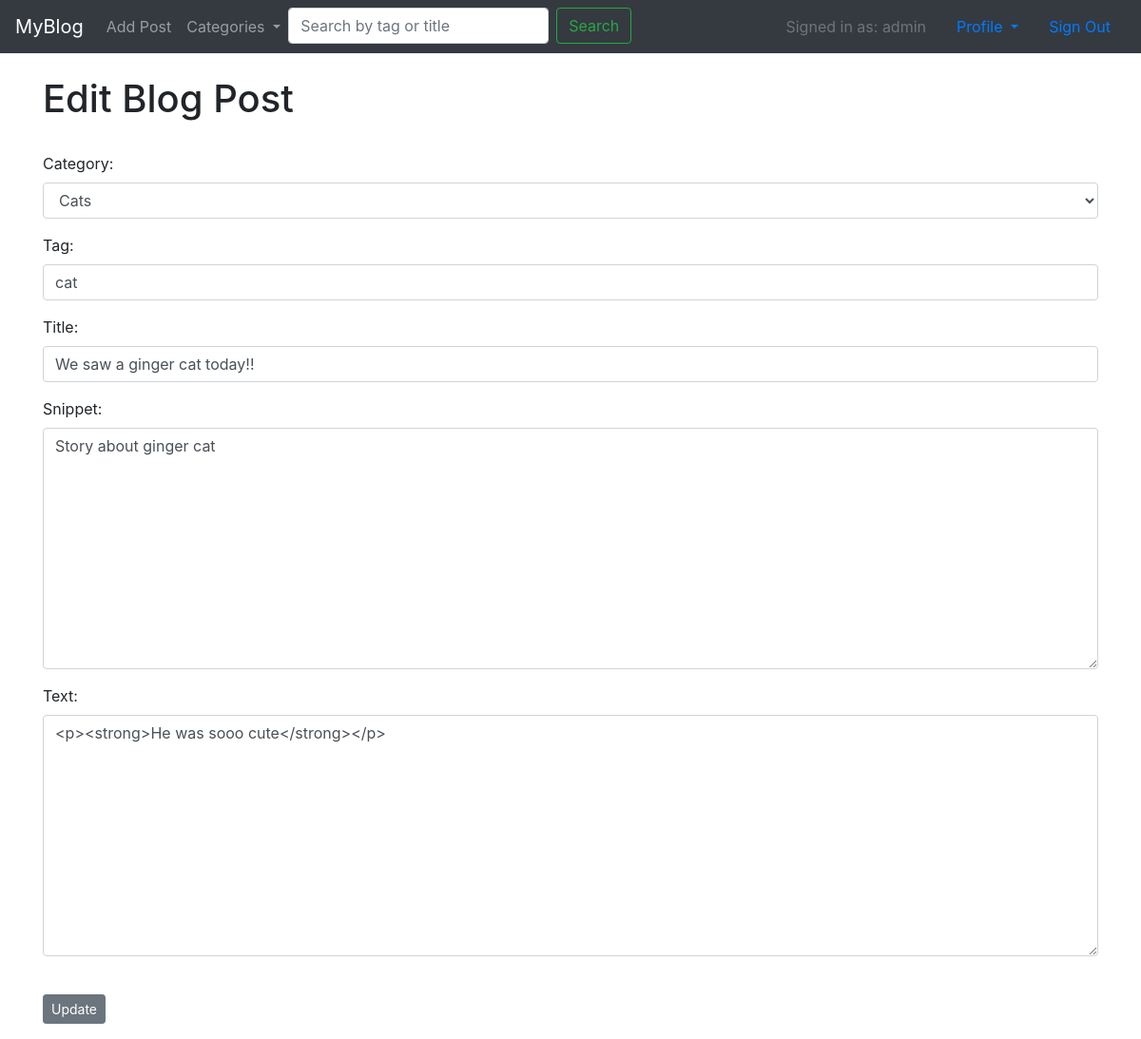
The app's page /blog/14/update/ (signed in) with its own data.
### blog/models.py (models this page shows, shortened)
class BlogPost(models.Model):
    author = models.ForeignKey(User, on_delete=models.CASCADE)
    title = models.CharField(max_length=200)
    snippet = models.CharField(max_length=250)
    header_img = models.ImageField(null=True, blank=True, upload_to='images/')
    text = RichTextField(blank=True, null=True)
    pub_date = models.DateTimeField('date published', auto_now_add=True)
    liked = models.BooleanField(default=False)
    likes = models.ManyToManyField(User, related_name='blogposts')
    tag = models.CharField(max_length=150, default="No tag")
    category = models.ForeignKey(Category, on_delete=models.CASCADE, null=True, blank=True)

### blog/views.py (the view)
# urls.py: path('<int:pk>/update/', views.UpdatePostView.as_view(), name='update_post'),
class UpdatePostView(generic.UpdateView):
    template_name = 'blog/update_blogpost.html'
    model = BlogPost
    form_class = UpdateBlogPostForm

### blog/forms.py
class UpdateBlogPostForm(forms.ModelForm):
    class Meta:
        model = BlogPost
        fields = ['category', 'tag', 'title', 'snippet', 'text']
        widgets = {
            'category': forms.Select(choices=choice_list, attrs={'class': 'form-control'}),
            'tag': forms.TextInput(attrs={'class': 'form-control'}),
            'title': forms.TextInput(attrs={'class': 'form-control'}),  # form-control is a css class
            'snippet': forms.Textarea(attrs={'class': 'form-control'}),
            'text': forms.Textarea(attrs={'class': 'form-control'}),
        }

### blog/custom_context_processor.py (called while the page is built)
def subject_renderer(request):
    return {
        'cat_menu': Category.objects.all(),
    }

### blog/models.py (called while the page is built)
    def __str__(self):
        return self.name

### blog/templates/blog/update_blogpost.html (shortened to what this page needs)
{% extends 'base.html' %}
{% block content %}
    {% if user.is_authenticated and user.id == blogpost.author.id%}
    <h1>Edit Blog Post</h1>
    <br/>
<div class="form-group">
<form method="post">
{{ form.as_p }}
    <br/>
    <button class="btn btn-secondary btn-sm" type='submit'> Update </button>
</form>
</div>
    {% else %}
    <p>You are not allowed here!</p>
    {% endif %}
 {% endblock %}

### blog/templates/base.html (shortened to what this page needs)
<!doctype html>
<html lang="en">
  <head>
    <link rel="stylesheet" href="https://cdn.jsdelivr.net/npm/bootstrap@4.5.3/dist/css/bootstrap.min.css">
  </head>
  <body>
  <nav class="navbar navbar-expand-lg navbar-dark bg-dark">
  <a class="navbar-brand" href="{% url 'blog:index' %}">MyBlog</a>
  <div class="collapse navbar-collapse" id="navbarSupportedContent">
    <ul class="navbar-nav mr-auto">
         {% if user.is_authenticated %}
            <li class="nav-item">
             <a class="nav-link" href="{% url 'blog:add_post' %}">Add Post</a>
            </li>
          {% endif %}
    <li class="nav-item dropdown">
       <a class="nav-link dropdown-toggle" href="#" id="navbarDropdown" role="button" data-toggle="dropdown" aria-haspopup="true" aria-expanded="false">
          Categories
        </a>
      </li>
        <li>
            <form action="{% url 'blog:search_by_tag'%}"  class="form-inline my-2 my-lg-0" method="get">
      <input name="tag" class="form-control mr-sm-2" type="search" placeholder="Search by tag or title" aria-label="Search">
      <button class="btn btn-outline-success my-2 my-sm-0" type="submit">Search</button>
    </form>
        </li>
    </ul>
      <ul class="nav justify-content-end">
          {% if user.is_authenticated %}
              <li class="nav-item">
               <a class="nav-link disabled" href="#" tabindex="-1" aria-disabled="true">Signed in as: {{ user.get_username }}</a>
              </li>
               <li class="nav-item dropdown">
       <a class="nav-link dropdown-toggle" href="#" id="navbarDropdown" role="button" data-toggle="dropdown" aria-haspopup="true" aria-expanded="false">
          Profile
        </a>
      </li>
              <li class="nav-item">
                <a class="nav-link" href="{% url 'logout' %}">Sign Out</a>
              </li>
          {% endif %}
      </ul>
  </div>
</nav>
  <br/>
    <div class="container">
    {% block content %}
    {% endblock %}
    </div>
  </body>
</html>

### records on screen
BlogPost: category "Cats", tag "cat", title "We saw a ginger cat today!!", snippet "Story about ginger cat", text "<p><strong>He was sooo cute</strong></p>"

### other values on screen
{{ user.get_username }} "admin"
